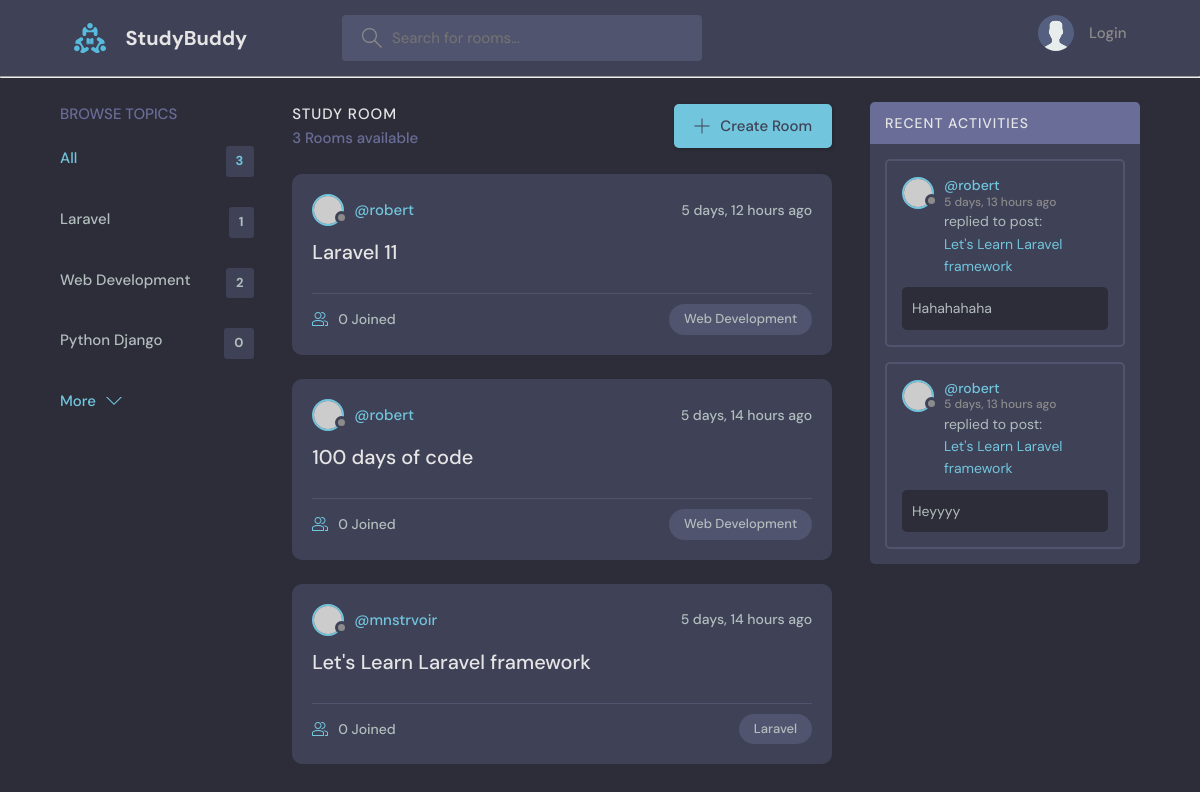
Before: / with the older database file.
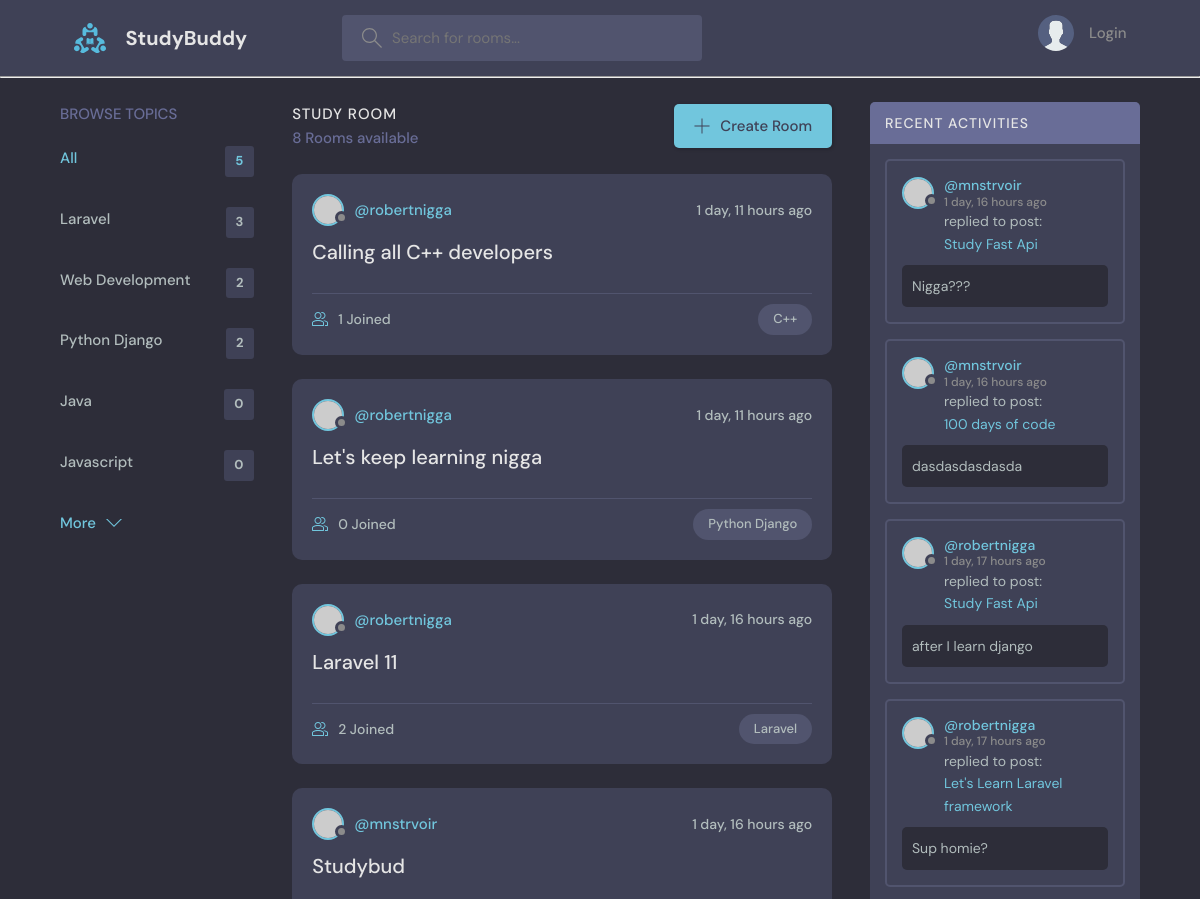
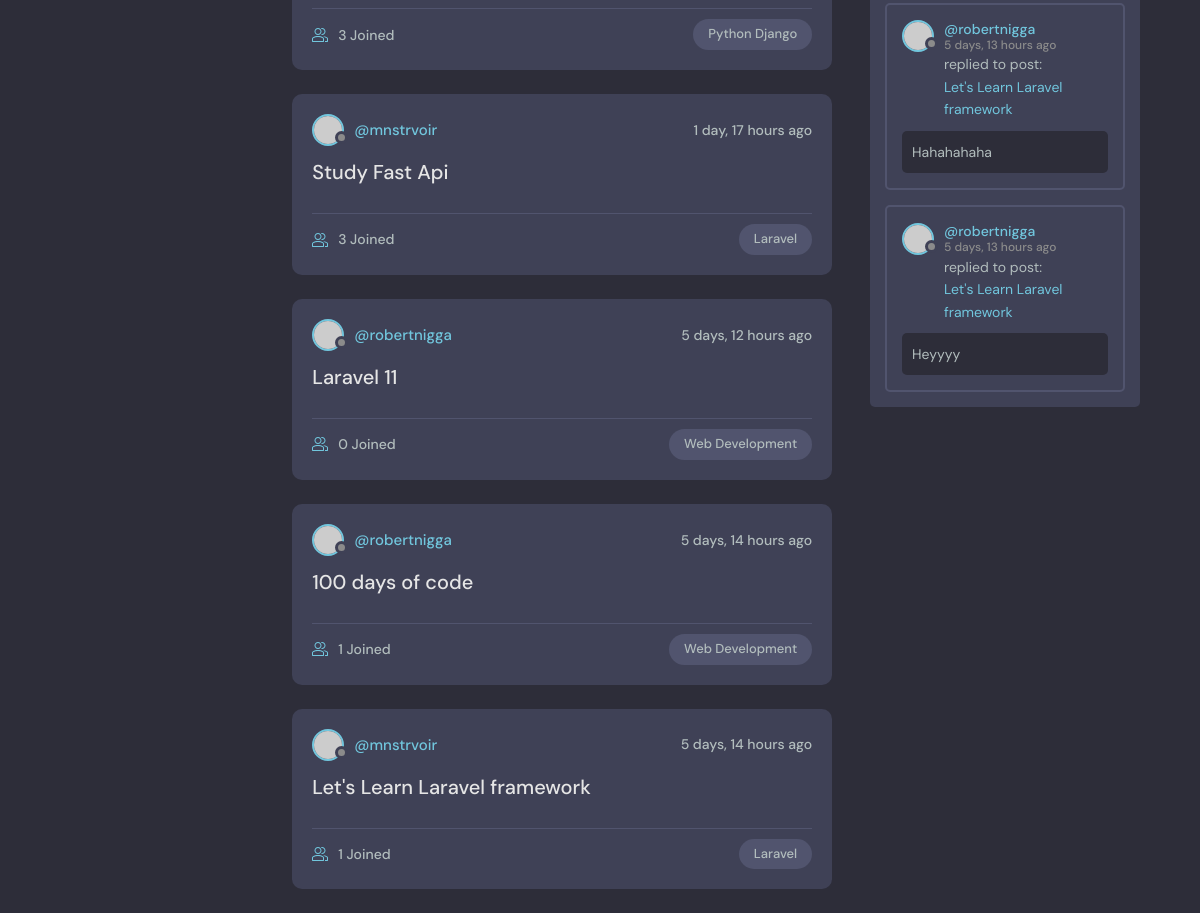
After: the same page with the newer database file (2 pictures, top to bottom).
### base/models.py (models this page shows, shortened)
class Topic(models.Model):
    name = models.CharField(max_length=200)

class Room(models.Model):
    host = models.ForeignKey(User, on_delete=models.SET_NULL, null=True)
    topic = models.ForeignKey(Topic, on_delete=models.SET_NULL, null=True)
    name = models.CharField(max_length=200)
    description = models.TextField(null=True, blank=True)
    participants = models.ManyToManyField(User, related_name='participants', blank=True)
    updated = models.DateTimeField(auto_now=True)
    created = models.DateTimeField(auto_now_add=True)
    class Meta:
        ordering = ['-updated','-created'] #this makes the newest one would be last
    def __str__(self):
        return self.name

class Message(models.Model):
    user = models.ForeignKey(User, on_delete=models.CASCADE)
    room = models.ForeignKey(Room, on_delete=models.CASCADE)
    body = models.TextField()
    updated = models.DateTimeField(auto_now=True)
    created = models.DateTimeField(auto_now_add=True)
    class Meta:
        ordering = ['-updated','-created']

### base/views.py (the view)
# urls.py: path('', views.home, name="home"),
def home(request):
    q = request.GET.get('q') if request.GET.get('q') != None else ''
    rooms = Room.objects.filter(
        Q(topic__name__icontains=q) |
        Q(name__icontains=q) |
        Q(description__icontains=q)
        )
    topics = Topic.objects.all()[0:5]
    room_count = rooms.count()
    room_messages = Message.objects.filter(Q(room__topic__name__icontains=q))
    context = {'rooms': rooms, 'topics': topics, 'room_count': room_count, 'room_messages': room_messages}
    return render(request, 'base/home.html', context)

### base/templates/base/home.html (shortened to what this page needs)
{% extends 'main.html' %}
{% block content %}
<main class="layout layout--3">
  <div class="container">
    {% include 'base/topics_component.html' %}
    <div class="roomList">
      <div class="roomList__header">
        <div>
          <h2>Study Room</h2>
          <p>{{ room_count }} Rooms available</p>
        </div>
        <a class="btn btn--main" href="{% url 'create-room' %}">
          <svg version="1.1" xmlns="http://www.w3.org/2000/svg" width="32" height="32" viewBox="0 0 32 32">
            <title>add</title>
            <path
              d="M16.943 0.943h-1.885v14.115h-14.115v1.885h14.115v14.115h1.885v-14.115h14.115v-1.885h-14.115v-14.115z">
            </path>
          </svg>
          Create Room
        </a>
      </div>
      {% include 'base/feed_component.html' %}
    </div>
    {% include 'base/activity_component.html' %}
  </div>
</main>
{% endblock content %}

### base/templates/base/topics_component.html
<div class="topics">
    <div class="topics__header">
        <h2>Browse Topics</h2>
    </div>
    <ul class="topics__list">
        <li>
            <a href="{% url 'topics' %}" class="active">All <span>{{ topics.count }}</span></a>
        </li>
        {% for topic in topics %}
        <li>
            <a href="{% url 'home' %}?q={{topic.name}}">{{ topic.name }} <span>{{ topic.room_set.all.count }}</span></a>
        </li>
        {% endfor %}
    </ul>
    <a class="btn btn--link" href="{% url 'topics' %}">
        More
        <svg version="1.1" xmlns="http://www.w3.org/2000/svg" width="32" height="32" viewBox="0 0 32 32">
            <title>chevron-down</title>
            <path d="M16 21l-13-13h-3l16 16 16-16h-3l-13 13z"></path>
        </svg>
    </a>
</div>

### base/templates/base/feed_component.html (shortened to what this page needs)
{% for room in rooms %}
<div class="roomListRoom">
    <div class="roomListRoom__header">
        <a href="{% url 'user-profile' room.host.id %}" class="roomListRoom__author">
            <div class="avatar avatar--small">
                <img src="https://randomuser.me/api/portraits/women/11.jpg" />
            </div>
            <span>@{{ room.host.username }}</span>
        </a>
        <div class="roomListRoom__actions">
            <span>{{ room.created|timesince }} ago</span>
        </div>
    </div>
    <div class="roomListRoom__content">
        <a href="{% url 'room' room.id %}">{{ room.name }}</a>
    </div>
    <div class="roomListRoom__meta">
        <a href="{% url 'room' room.id %}" class="roomListRoom__joined">
            {{ room.participants.all.count }} Joined
        </a>
        <p class="roomListRoom__topic">{{ room.topic.name }}</p>
    </div>
</div>
{% endfor %}

### base/templates/base/activity_component.html (shortened to what this page needs)
<div class="activities">
    <div class="activities__header">
        <h2>Recent Activities</h2>
    </div>
    {% for message in room_messages %}
    <div class="activities__box">
        <div class="activities__boxHeader roomListRoom__header">
            <a href="{% url 'user-profile' message.user.id %}" class="roomListRoom__author">
                <div class="avatar avatar--small">
                    <img src="https://randomuser.me/api/portraits/women/11.jpg" />
                </div>
                <p>
                    @{{ message.user }}
                    <span>{{ message.created|timesince }} ago</span>
                </p>
            </a>
        </div>
        <div class="activities__boxContent">
            <p>replied to post: <a href="{% url 'room' message.room.id %}">{{ message.room }}</a></p>
            <div class="activities__boxRoomContent">
                {{ message.body }}
            </div>
        </div>
    </div>
    {% endfor %}
</div>

Changed rows visible on the page:
computed for Topic "Laravel": room_set.all.count "1" → "3"
computed for Topic "Python Django": room_set.all.count "0" → "2"
added Topic: name "Java", room_set.all.count "0"
added Topic: name "Javascript", room_set.all.count "0"
added Room: host.username "robertnigga", created "1 day, 11 hours", name "Calling all C++ developers", participants.all.count "1", topic.name "C++"
added Room: host.username "robertnigga", created "1 day, 11 hours", name "Let's keep learning nigga", participants.all.count "0", topic.name "Python Django"
added Room: host.username "robertnigga", created "1 day, 16 hours", name "Laravel 11", participants.all.count "2", topic.name "Laravel"
added Room: host.username "mnstrvoir", created "1 day, 16 hours", name "Studybud", participants.all.count "3", topic.name "Python Django"
added Room: host.username "mnstrvoir", created "1 day, 17 hours", name "Study Fast Api", participants.all.count "3", topic.name "Laravel"
changed through a linked row, Room "5 days, 12 hours": host.username "robert" → "robertnigga"
changed through a linked row, Room "100 days of code": host.username "robert" → "robertnigga"; participants.all.count "0" → "1"
computed for Room "Let's Learn Laravel framework": participants.all.count "0" → "1"
added Message: user "mnstrvoir", created "1 day, 16 hours", room "Study Fast Api", body "Nigga???"
added Message: user "mnstrvoir", created "1 day, 16 hours", room "100 days of code", body "dasdasdasdasda"
added Message: user "robertnigga", created "1 day, 17 hours", room "Study Fast Api", body "after I learn django"
added Message: user "robertnigga", created "1 day, 17 hours", room "Let's Learn Laravel framework", body "Sup homie?"
changed through a linked row, Message "Hahahahaha": user "robert" → "robertnigga"
changed through a linked row, Message "Heyyyy": user "robert" → "robertnigga"
Other visible differences:
{{ topics.count }}: "3" → "5"
{{ room_count }}: "3" → "8"
